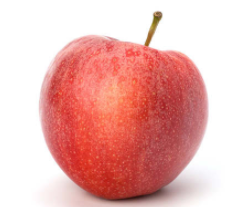
#> input picture 深度学习/test_img/3.jpg, 243 x 207 px, given in place of 3.png, which was not available
$ python '18_绘制轮廓.py'
#> lines starting #> are read from the running program, lines starting #| are printed output that depends on the picture; after the words box and inside, x2 and y2 are one past the last pixel; in counts of white or black regions, pixels touching at a corner belong together; pictures that were not available may be replaced by others from this repository, and a replacement may not be noted
# 查找图像轮廓
import cv2
import numpy as np

im = cv2.imread("./data/3.png")
#> im is the input picture: shape (207, 243, 3); mean B, G, R 177.5, 181.2, 234.3
cv2.imshow("orig", im)

gray = cv2.cvtColor(im, cv2.COLOR_BGR2GRAY)
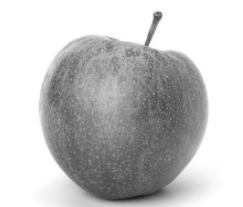
#> gray: shape (207, 243); min 28, max 255, mean 196.7

# 图像二值化处理，将大于阈值的设置为最大值，其它设置为0
ret, binary = cv2.threshold(gray, 127, 255, cv2.THRESH_BINARY)
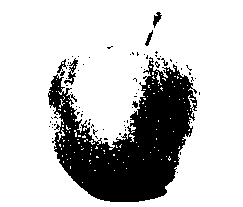
#> binary: shape (207, 243); 77.2% white; 78 black regions (71 under 20 px)

# 查找图像边沿：cv2.findContours
contours, hierarchy = cv2.findContours(binary,  # 二值化处理后的图像
                                            cv2.RETR_EXTERNAL,  # 只检测外轮廓
                                            cv2.CHAIN_APPROX_NONE)  # 存储所有的轮廓点
#> contours = 1 contour; box (x1, y1, x2, y2) and area: (0, 0, 243, 207) 49852
# 打印所有轮廓值
for cnt in contours:
    print(cnt.shape)
#> this loop made 1 pass
#| (896, 1, 2)

# 绘制边沿
im_cnt = cv2.drawContours(im,  # 绘制图像
                          contours,  # 轮廓点列表
                          -1,  # 绘制全部轮廓
                          (0, 0, 255),  # 轮廓颜色：红色
                          2)  # 轮廓粗细
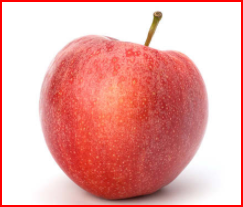
#> im_cnt: shape (207, 243, 3); mean B, G, R 168.8, 172.4, 234.4
cv2.imshow("im_cnt", im_cnt)

cv2.waitKey()
cv2.destroyAllWindows()

$ run again, with 深度学习/test_img/2.jpg copied over 深度学习/test_img/3.jpg
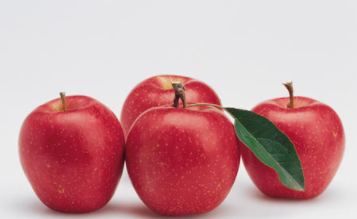
#> input picture 深度学习/test_img/2.jpg, 357 x 219 px, given in place of 3.png, which was not available
#> im is the input picture: shape (219, 357, 3); mean B, G, R 159.6, 155.8, 203.4
#> `ret, binary = cv2.threshold(gray, 127, 255, cv2.THRESH_BINARY)`:
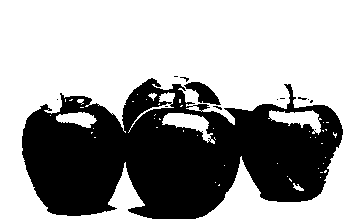
#> binary: shape (219, 357); 63% white; 13 black regions (11 under 20 px)
#> contours = 50 contours, 43 with area under 20; largest, box (x1, y1, x2, y2) and area: (0, 0, 357, 219) 46458, (162, 113, 215, 144) 610, (268, 110, 322, 135) 574, (56, 112, 97, 128) 365, (128, 92, 175, 133) 162, (293, 183, 304, 191) 28, (148, 93, 157, 101) 24
#> the loop `for cnt in contours:` made 50 passes
#> cnt on passes 1, 3, 5, 6, 7, 9, 10, 11: [[219, 184], [218, 185], [219, 185]], [[215, 182]], [[320, 177]], [[287, 176]], [[320, 172], [321, 172], [322, 172], [321, 172]], [[318, 168]], [[224, 165]], [[323, 163]]
#> (printed output is left out)
#> `im_cnt = cv2.drawContours(im,`:
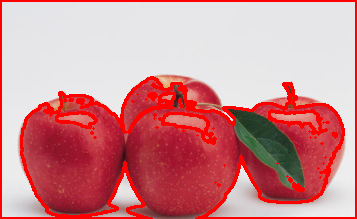
#> im_cnt: shape (219, 357, 3); mean B, G, R 144.4, 140.4, 208.9
